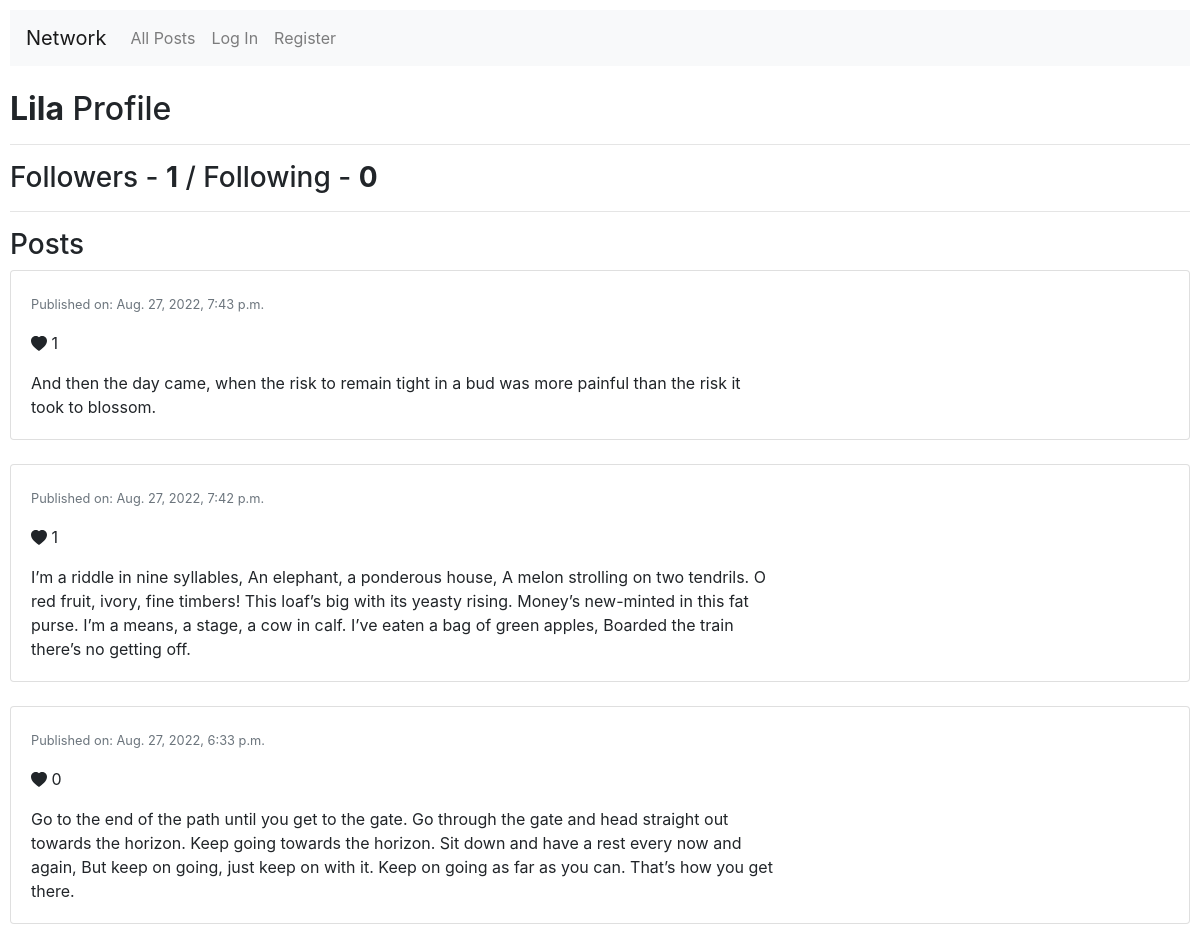
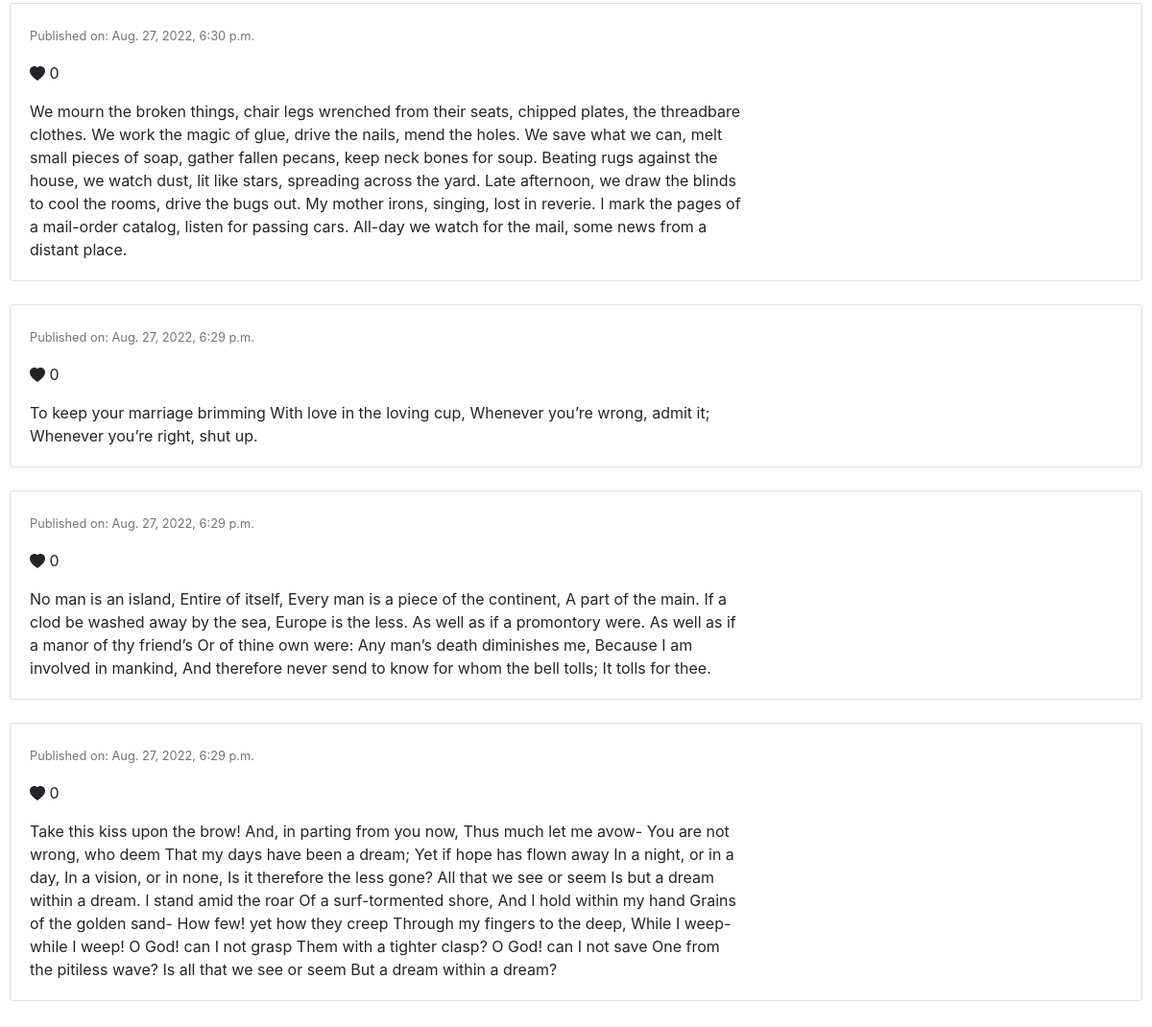
/profile/5, run on the app's committed database (2 pictures, top to bottom).
### network/models.py (models this page shows, shortened)
class User(AbstractUser):
    def __str__(self):
        return f"{self.username}"

class Post(models.Model):
    user = models.ForeignKey(User, on_delete=models.CASCADE, related_name="writer_user")
    content = models.CharField(max_length=512)
    date = models.DateTimeField(default=django.utils.timezone.now)
    likes = models.IntegerField(default=0)
    class Meta:
        ordering = ["-date"]

### network/views.py (the view)
# urls.py: path("profile/<str:user_id>", views.profile, name="profile"),
def profile(request, user_id):
    profile_user = User.objects.get(pk=user_id)
    if profile_user == request.user:
        is_user = True
    else:
        is_user = False
    if not is_user:
        user_all_following = Follower.objects.filter(follower=request.user.id)
        user_profile_following = user_all_following.filter(following=user_id)
        if not user_profile_following:
            is_following = False
        else:
            is_following = True
    else:
        is_following = False
    user_posts = Post.objects.filter(user=user_id)
    for post in user_posts:
        post.likes = len(Like.objects.filter(post=post.id))
    followers_n = len(Follower.objects.filter(following=user_id))
    following_n = len(Follower.objects.filter(follower=user_id))
    return render(request, "network/profile.html", {
        "posts": user_posts,
        "is_user": is_user,
        "profile_user": profile_user,
        "followers_n": followers_n,
        "following_n": following_n,
        "is_following": is_following
    })

### network/templates/network/profile.html (shortened to what this page needs)
{% extends "network/layout.html" %}
{% block body %}
    <br>
    <h2><strong>{{ profile_user.username }}</strong> Profile</h2>
    <hr>
    <h3>Followers - <strong>{{ followers_n }}</strong> / Following - <strong>{{ following_n }}</strong></h3>
    <hr>
    <h3>Posts</h3>
    {% for post in posts %}
        <div class="card text card-custom mb-4">
            <div class="row no-gutters">
                <div class="col-md-8">
                    <div class="card-body">
                        <p class="card-text">
                            <small class="text-muted">Published on: {{ post.date }}</small>
                        </p>
                        <p>
                        <svg xmlns="http://www.w3.org/2000/svg" width="16" height="16" fill="currentColor" class="bi bi-heart-fill" viewBox="0 0 16 16">
                            <path fill-rule="evenodd" d="M8 1.314C12.438-3.248 23.534 4.735 8 15-7.534 4.736 3.562-3.248 8 1.314z"/>
                        </svg> {{ post.likes }}
                        </p>
                        <p class="card-text card-description">
                            {{ post.content }}
                        </p>
                    </div>
                </div>
            </div>
        </div>
    {% endfor %}
{% endblock %}

### network/static/network/styles.css (style rules this page uses)
body { padding: 10px; }

### data on the page
User: username "Lila"
Post: date "Aug. 27, 2022, 7:43 p.m.", likes "1", content "And then the day came, when the risk to remain tight in a bud was more painful than the risk it took to blossom."
Post: date "Aug. 27, 2022, 7:42 p.m.", likes "1", content "I’m a riddle in nine syllables, An elephant, a ponderous house, A melon strolling on two tendrils. O red fruit, ivory, fine timbers! This loaf’s big with its yeasty rising. Money’s new-minted in this fat purse. I’m a means, a stage, a cow in calf. I’ve eaten a bag of green apples, Boarded the train there’s no getting off."
Post: date "Aug. 27, 2022, 6:33 p.m.", likes "0", content "Go to the end of the path until you get to the gate. Go through the gate and head straight out towards the horizon. Keep going towards the horizon. Sit down and have a rest every now and again, But keep on going, just keep on with it. Keep on going as far as you can. That’s how you get there."
Post: date "Aug. 27, 2022, 6:30 p.m.", likes "0", content "We mourn the broken things, chair legs wrenched from their seats, chipped plates, the threadbare clothes. We work the magic of glue, drive the nails, mend the holes. We save what we can, melt small pieces of soap, gather fallen pecans, keep neck bones for soup. Beating rugs against the house, we watch dust, lit like stars, spreading across the yard. Late afternoon, we draw the blinds to cool the rooms, drive the bugs out. My mother irons, singing, lost in reverie. I mark the pages of a mail-order catalog, listen for passing cars. All-day we watch for the mail, some news from a distant place."
Post: date "Aug. 27, 2022, 6:29 p.m.", likes "0", content "To keep your marriage brimming With love in the loving cup, Whenever you’re wrong, admit it; Whenever you’re right, shut up."
Post: date "Aug. 27, 2022, 6:29 p.m.", likes "0", content "No man is an island, Entire of itself, Every man is a piece of the continent, A part of the main. If a clod be washed away by the sea, Europe is the less. As well as if a promontory were. As well as if a manor of thy friend’s Or of thine own were: Any man’s death diminishes me, Because I am involved in mankind, And therefore never send to know for whom the bell tolls; It tolls for thee."
Post: date "Aug. 27, 2022, 6:29 p.m.", likes "0", content "Take this kiss upon the brow! And, in parting from you now, Thus much let me avow- You are not wrong, who deem That my days have been a dream; Yet if hope has flown away In a night, or in a day, In a vision, or in none, Is it therefore the less gone? All that we see or seem Is but a dream within a dream. I stand amid the roar Of a surf-tormented shore, And I hold within my hand Grains of the golden sand- How few! yet how they creep Through my fingers to the deep, While I weep- while I weep! O God! can I not grasp Them with a tighter clasp? O God! can I not save One from the pitiless wave? Is all that we see or seem But a dream within a dream?"

### other printed values
{{ followers_n }} "1"
{{ following_n }} "0"
